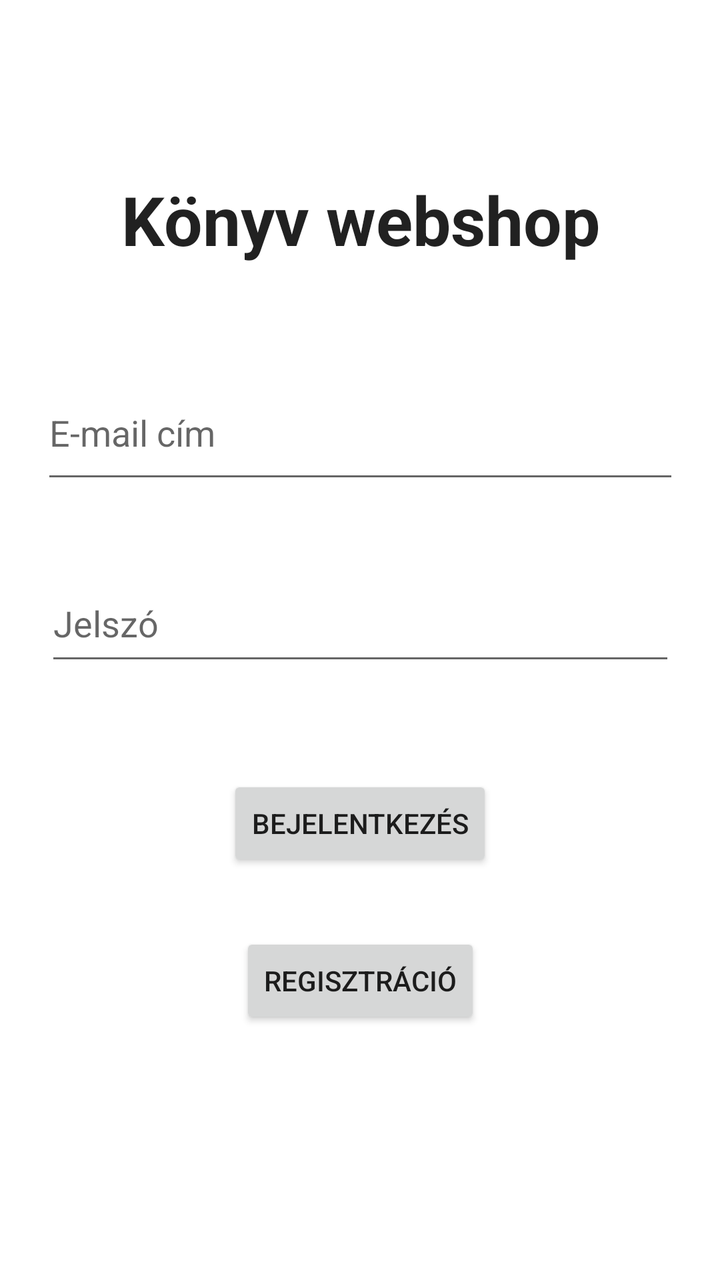
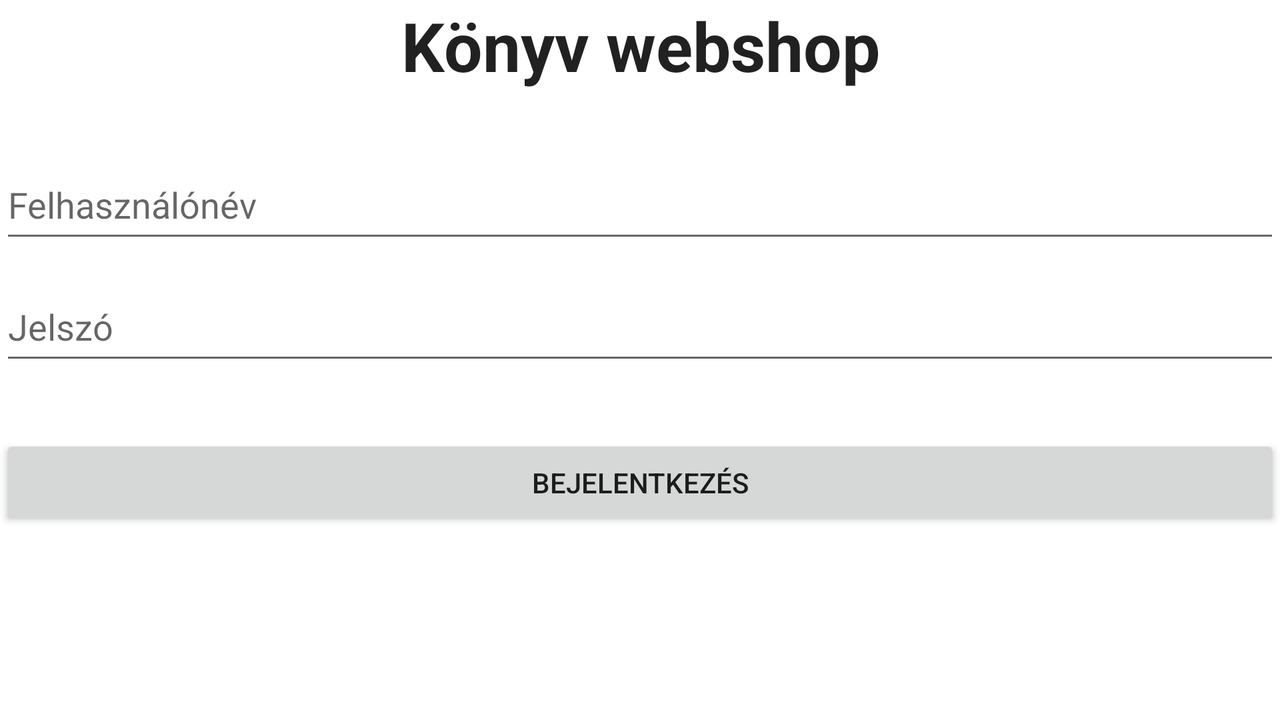

An Android layout and its configuration variant, each rendered on a device that would load it. The default file and the variant file are quoted in full after the pictures.
<!-- AndroidManifest.xml: application theme Theme.BookShop -->
<!-- res/layout/activity_main.xml -->
<?xml version="1.0" encoding="utf-8"?>
<androidx.constraintlayout.widget.ConstraintLayout xmlns:android="http://schemas.android.com/apk/res/android"
    xmlns:app="http://schemas.android.com/apk/res-auto"
    xmlns:tools="http://schemas.android.com/tools"
    android:layout_width="match_parent"
    android:layout_height="match_parent"
    android:textAlignment="center"
    tools:context=".MainActivity">

    <EditText
        android:id="@+id/ETUserName"
        android:layout_width="319dp"
        android:layout_height="64dp"
        android:ems="12"
        android:hint="@string/email"
        android:inputType="text"
        android:minHeight="48dp"
        app:layout_constraintBottom_toBottomOf="parent"
        app:layout_constraintEnd_toEndOf="parent"
        app:layout_constraintStart_toStartOf="parent"
        app:layout_constraintTop_toTopOf="parent"
        app:layout_constraintVertical_bias="0.317" />

    <EditText
        android:id="@+id/ETUPassword"
        android:layout_width="315dp"
        android:layout_height="55dp"
        android:ems="12"
        android:hint="@string/password"
        android:inputType="textPassword"
        app:layout_constraintBottom_toBottomOf="parent"
        app:layout_constraintEnd_toEndOf="parent"
        app:layout_constraintStart_toStartOf="parent"
        app:layout_constraintTop_toBottomOf="@+id/ETUserName"
        app:layout_constraintVertical_bias="0.106" />

    <Button
        android:id="@+id/loginButton"
        android:layout_width="wrap_content"
        android:layout_height="wrap_content"
        android:text="@string/login"
        android:onClick="login"
        app:layout_constraintBottom_toBottomOf="parent"
        app:layout_constraintEnd_toEndOf="parent"
        app:layout_constraintStart_toStartOf="parent"
        app:layout_constraintTop_toBottomOf="@+id/ETUPassword"
        app:layout_constraintVertical_bias="0.196"
        />

    <Button
        android:id="@+id/registerButton"
        android:layout_width="wrap_content"
        android:layout_height="wrap_content"
        android:text="@string/register"
        android:onClick="register"
        app:layout_constraintBottom_toBottomOf="parent"
        app:layout_constraintEnd_toEndOf="parent"
        app:layout_constraintStart_toStartOf="parent"
        app:layout_constraintTop_toBottomOf="@+id/loginButton"
        app:layout_constraintVertical_bias="0.196" />

    <TextView
        android:id="@+id/textWebshop"
        android:layout_width="wrap_content"
        android:layout_height="wrap_content"
        android:ems="20"
        android:text="@string/textwebshop"
        android:textAlignment="center"
        android:textAllCaps="false"
        android:textAppearance="@style/TextAppearance.AppCompat.Body1"
        android:textSize="34sp"
        android:textStyle="bold"
        app:layout_constraintBottom_toTopOf="@+id/ETUserName"
        app:layout_constraintEnd_toEndOf="parent"
        app:layout_constraintHorizontal_bias="0.0"
        app:layout_constraintStart_toStartOf="parent"
        app:layout_constraintTop_toTopOf="parent"
        app:layout_constraintVertical_bias="0.633"
        tools:ignore="MissingConstraints" />

</androidx.constraintlayout.widget.ConstraintLayout>
<!-- resources referenced by this layout -->
<resources>
  <string name="email">E-mail cím</string>
  <string name="login">Bejelentkezés</string>
  <string name="password">Jelszó</string>
  <string name="register">Regisztráció</string>
  <string name="textwebshop">Könyv webshop</string>
  <style name="Theme.BookShop" parent="Theme.MaterialComponents.DayNight.DarkActionBar">
          
          <item name="colorPrimary">@color/purple_500</item>
          <item name="colorPrimaryVariant">@color/purple_700</item>
          <item name="colorOnPrimary">@color/white</item>
          
          <item name="colorSecondary">@color/teal_200</item>
          <item name="colorSecondaryVariant">@color/teal_700</item>
          <item name="colorOnSecondary">@color/black</item>
          
          <item name="android:statusBarColor" tools:targetApi="l">?attr/colorPrimaryVariant</item>
          
      </style>
  <color name="purple_500">#357F88</color>
  <color name="purple_700">#082B3E</color>
  <color name="white">#FFFFFFFF</color>
  <color name="teal_200">#FF03DAC5</color>
  <color name="teal_700">#FF018786</color>
  <color name="black">#FF000000</color>
</resources>
<!-- res/layout-land/activity_main.xml (the author's variant of the layout above) -->
<!-- drawn on the phone turned sideways -->
<?xml version="1.0" encoding="utf-8"?>
<LinearLayout
    xmlns:android="http://schemas.android.com/apk/res/android"
    xmlns:app="http://schemas.android.com/apk/res-auto"
    xmlns:tools="http://schemas.android.com/tools"
    android:layout_width="match_parent"
    android:layout_height="match_parent"
    android:orientation="vertical"
    android:textAlignment="center"
    tools:context=".MainActivity">

    <TextView
        android:id="@+id/textWebshop"
        android:layout_width="wrap_content"
        android:layout_height="wrap_content"
        android:ems="20"
        android:text="@string/textwebshop"
        android:textAlignment="center"
        android:textAllCaps="false"
        android:textAppearance="@style/TextAppearance.AppCompat.Body1"
        android:textSize="34sp"
        android:textStyle="bold" />

    <EditText
        android:id="@+id/ETUserName"
        android:layout_width="match_parent"
        android:layout_height="51dp"
        android:layout_marginTop="30dp"
        android:ems="12"
        android:hint="@string/username"
        android:inputType="text"
        android:minHeight="48dp" />

    <EditText
        android:id="@+id/ETUPassword"
        android:layout_width="match_parent"
        android:layout_height="51dp"
        android:layout_marginTop="10dp"
        android:ems="12"
        android:hint="@string/password"
        android:inputType="textPassword" />

    <Button
        android:id="@+id/loginButton"
        android:layout_width="match_parent"
        android:layout_height="wrap_content"
        android:onClick="login"
        android:text="@string/login"
        android:layout_marginTop="30dp"/>



</LinearLayout>
<!-- resources referenced by the variant -->
<!-- as the phone turned sideways resolves them -->
<resources>
  <string name="login">Bejelentkezés</string>
  <string name="password">Jelszó</string>
  <string name="textwebshop">Könyv webshop</string>
  <string name="username">Felhasználónév</string>
  <style name="Theme.BookShop" parent="Theme.MaterialComponents.DayNight.DarkActionBar">
          
          <item name="colorPrimary">@color/purple_500</item>
          <item name="colorPrimaryVariant">@color/purple_700</item>
          <item name="colorOnPrimary">@color/white</item>
          
          <item name="colorSecondary">@color/teal_200</item>
          <item name="colorSecondaryVariant">@color/teal_700</item>
          <item name="colorOnSecondary">@color/black</item>
          
          <item name="android:statusBarColor" tools:targetApi="l">?attr/colorPrimaryVariant</item>
          
      </style>
  <color name="purple_500">#357F88</color>
  <color name="purple_700">#082B3E</color>
  <color name="white">#FFFFFFFF</color>
  <color name="teal_200">#FF03DAC5</color>
  <color name="teal_700">#FF018786</color>
  <color name="black">#FF000000</color>
</resources>
